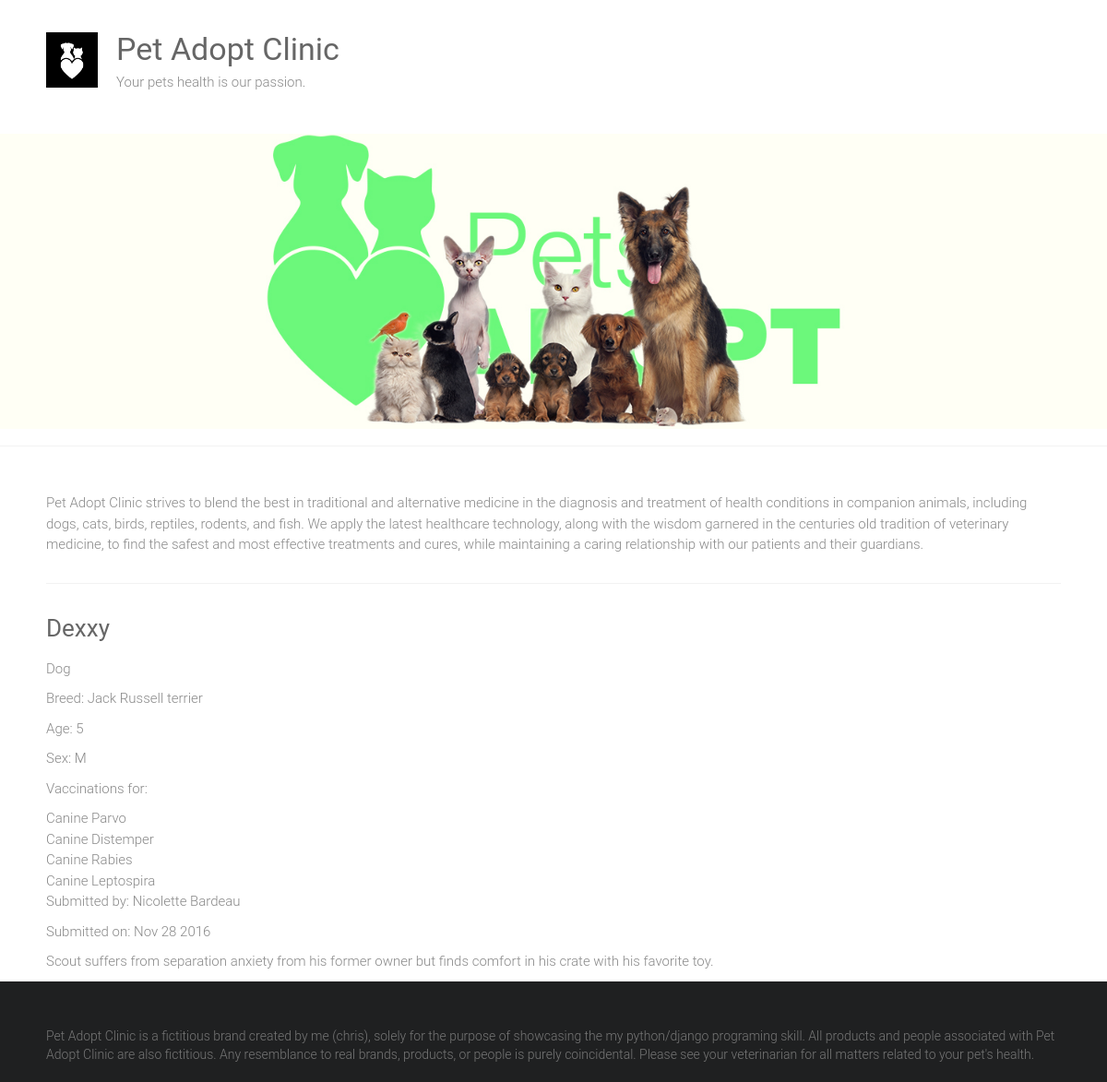
/adoptions/8/, run on the app's committed database.
### adoptions/models.py (models this page shows, shortened)
class Pet(models.Model):
    SEX_CHOICE = [('M','Male'),('F','Female')]
    name = models.CharField(max_length=100)
    submitter = models.CharField(max_length=100)
    species = models.CharField(max_length=30)
    breed = models.CharField(max_length=30)
    description = models.TextField()
    sex = models.CharField(choices=SEX_CHOICE, max_length=1)
    submission_date = models.DateTimeField()
    age = models.IntegerField(null=True)
    vaccinations = models.ManyToManyField('vaccine', blank=True)

class Vaccine(models.Model):
    name = models.CharField(max_length=50)

### adoptions/views.py (the view)
# urls.py: url(r'^adoptions/(\d+)/', views.pet_detial, name='pet_detail'),
def pet_detial(request, id):
    try:
        pet = Pet.objects.get(id=id)
    except Pet.DoesNotExist:
        raise Http404('pet not found')
    return render(request,'pet_detail.html', {'pet': pet})

### adoptions/templates/pet_detail.html
{% extends "base.html" %}
{% block content %}
<div>
    <h3>{{ pet.name | capfirst }}</h3>
    <p>{{ pet.species }}</p>
    {% if pet.breed %}
        <p>Breed: {{ pet.breed }}</p>
    {% endif %}
    {% if pet.breed %}
        <p>Age: {{ pet.age }}</p>
    {% endif %}
    {% if pet.breed %}
        <p>Sex: {{ pet.sex }}</p>
    {% endif %}
    {% if pet.vaccinations.all %}
        <p>Vaccinations for:</p>
        <ul>
            {% for vaccinations in pet.vaccinations.all %}
                <li>{{ vaccinations.name }}</li>
            {% endfor %}
        </ul>
    {% endif %}
    <p>Submitted by: {{ pet.submitter }}</p>
    <p>Submitted on: {{ pet.submission_date|date:"M d Y" }}</p>
    <p>{{ pet.description }}</p>
</div>
{% endblock %}

### static/style.css (style rules this page uses)
html, body, div, span, applet, object, iframe, h1, h2, h3, h4, h5, h6, p, blockquote, pre, a, abbr, acronym, address, big, cite, code, del, dfn, em, font, ins, kbd, q, s, samp, small, strike, strong, sub, sup, tt, var, dl, dt, dd, ol, ul, li, fieldset, form, label, legend, table, caption, tbody, tfoot, thead, tr, th, td { border: 0; font: inherit; font-size: 100%; font-style: inherit; font-weight: inherit; margin: 0; outline: 0; padding: 0; vertical-align: baseline; }
html { overflow-y: scroll; -webkit-text-size-adjust: 100%; -ms-text-size-adjust: 100%; }
h1, h2, h3, h4, h5, h6 { color: #666666; line-height: 1.4; padding-bottom: 15px; font-weight: normal; }
h3 { font-size: 26px; }
body, button, input, select, textarea { color: #888888; font-size: 15px; line-height: 1.5; font-family: 'Roboto', sans-serif; font-weight: 300; }
p { color: #888888; font-size: 15px; line-height: 1.5; margin-bottom: 15px; font-weight: 300; }
ul, ol { list-style: none; }
body { background: #f2f2f2; }
body { padding-top: 30px; padding-bottom: 30px; }
body.wide { padding-top: 0; padding-bottom: 0; }
.single-page p { margin-bottom: 10px; }

### data on the page
Pet: name "Dexxy", species "Dog", breed "Jack Russell terrier", age "5", sex "M", submitter "Nicolette Bardeau", submission_date "Nov 28 2016", description "Scout suffers from separation anxiety from his former owner but finds comfort in his crate with his favorite toy."
Vaccine: name "Canine Parvo"
Vaccine: name "Canine Distemper"
Vaccine: name "Canine Rabies"
Vaccine: name "Canine Leptospira"
